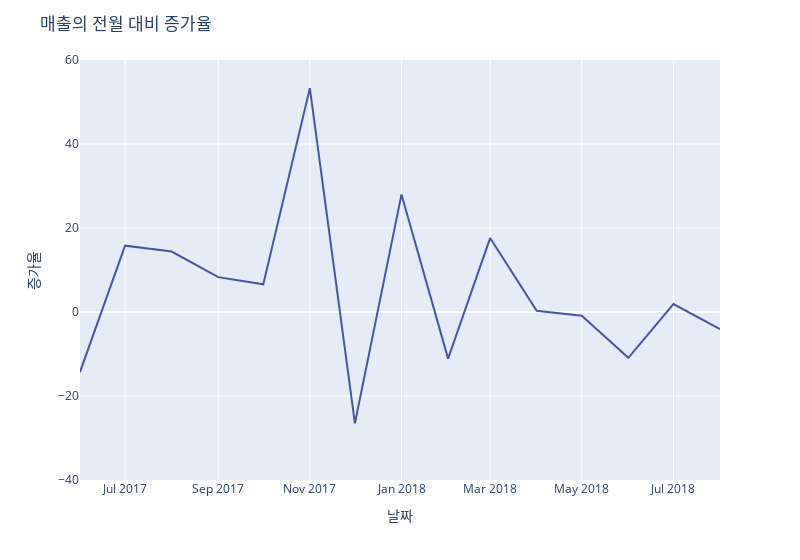

Notebook source saved alongside this figure:
### Code cell
fig = px.line(
        lis_name[7:],
        x='name',
        y='lis'
    )

# 라인 스타일과 색상 설정
fig.update_traces(
    line=dict(color='#4A55A2'),  # 선 스타일과 색상 설정
    marker=dict(color='#4A55A2'),  # 마커 색상 설정
)

# 레이아웃 설정
fig.update_layout(
    title='매출의 전월 대비 증가율',  # 전체 그래프의 제목
    xaxis=dict(title='날짜'),  # x축 레이블 설정
    yaxis=dict(title='증가율', range=[-40, 60]),  # y축 범위 설정
    legend=dict(),
    width=800
)

fig.show()

### Figure 1 — Plotly figure (JSON) as saved in the notebook; plotly's stock layout.template omitted (floating-point values rounded to 4 significant figures)
{"data": [{"hovertemplate": "name=%{x}<br>lis=%{y}<extra></extra>", "legendgroup": "", "line": {"color": "#4A55A2", "dash": "solid"}, "marker": {"color": "#4A55A2", "symbol": "circle"}, "mode": "lines", "name": "", "orientation": "v", "showlegend": false, "type": "scatter", "x": ["2017-06", "2017-07", "2017-08", "2017-09", "2017-10", "2017-11", "2017-12", "2018-01", "2018-02", "2018-03", "2018-04", "2018-05", "2018-06", "2018-07", "2018-08"], "xaxis": "x", "y": [-14.3, 15.8, 14.4, 8.3, 6.6, 53.3, -26.5, 28, -11.1, 17.6, 0.3, -0.9, -10.9, 1.9, -4.1], "yaxis": "y"}], "layout": {"legend": {"tracegroupgap": 0}, "margin": {"t": 60}, "title": {"text": "매출의 전월 대비 증가율"}, "width": 800, "xaxis": {"anchor": "y", "domain": [0, 1], "title": {"text": "날짜"}}, "yaxis": {"anchor": "x", "domain": [0, 1], "range": [-40, 60], "title": {"text": "증가율"}}}}
